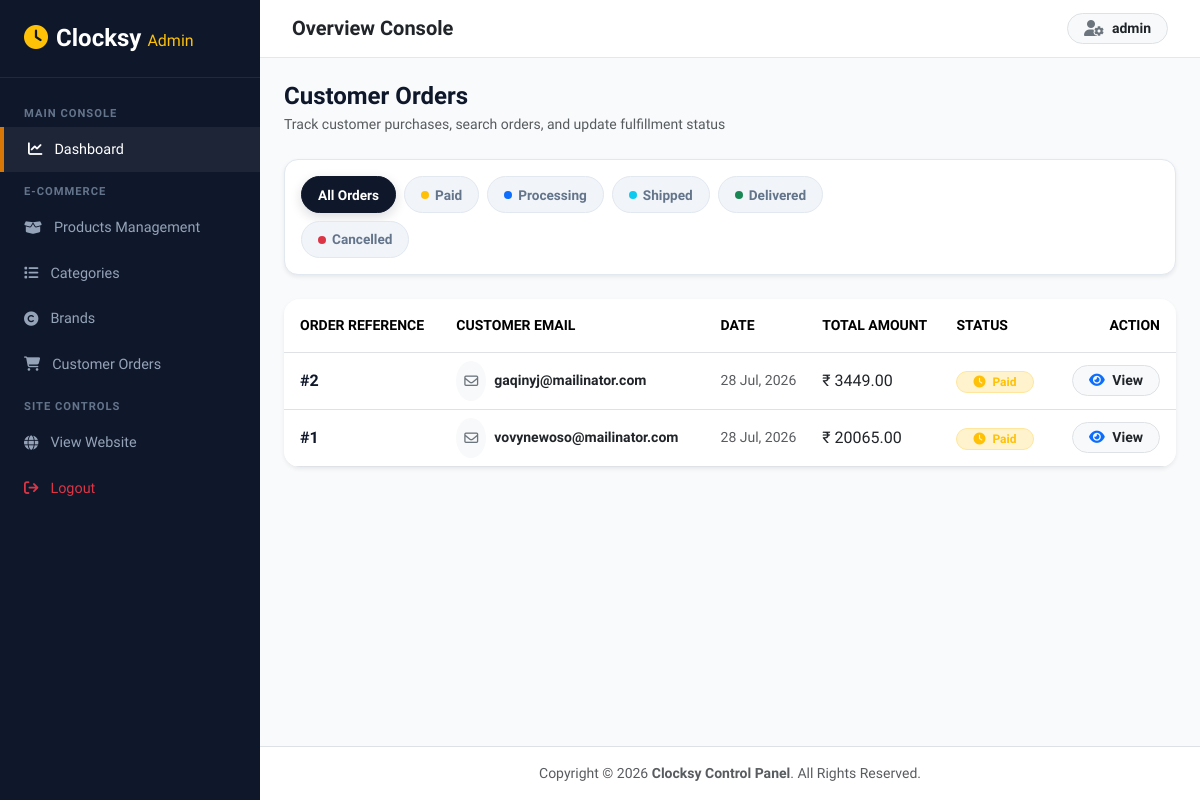
Before: /custom-admin/orders/ (signed in) with the older database file.
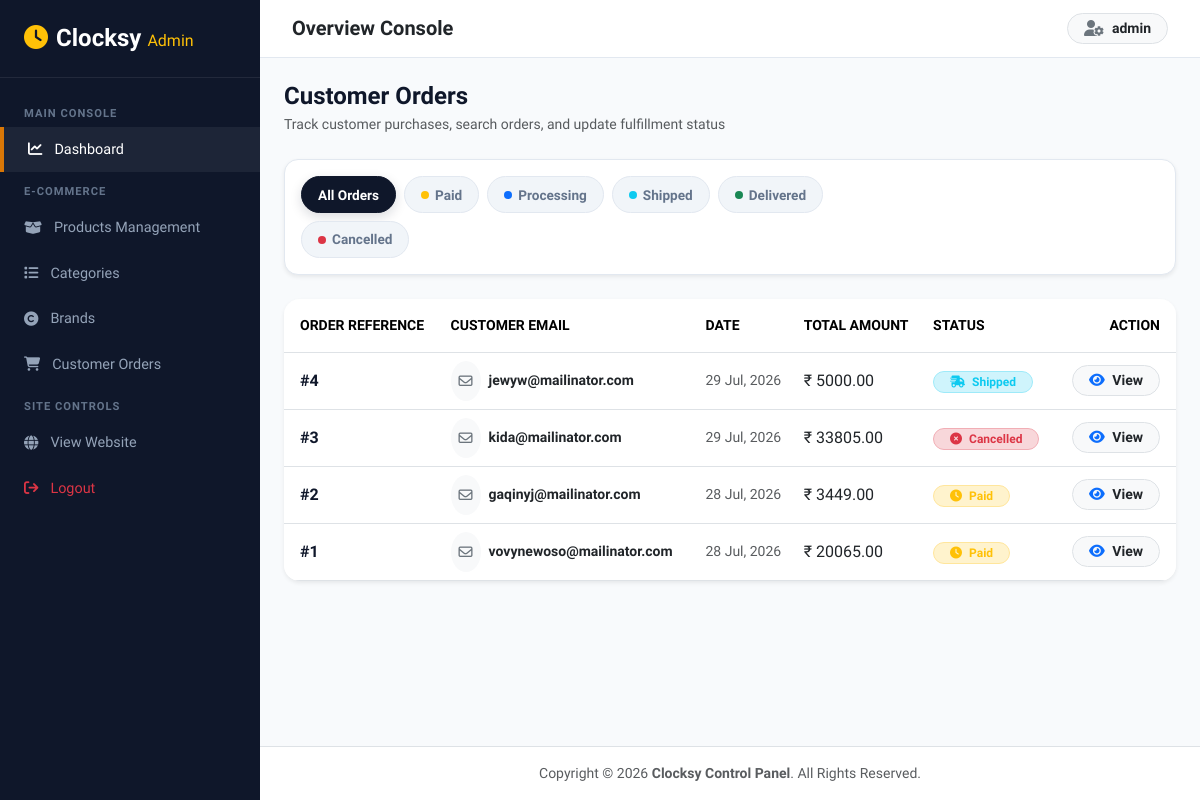
After: the same page with the newer database file.
### clock_app/models.py (models this page shows, shortened)
class Order(models.Model):
    STATUS = (
        ('Pending', 'Pending'),
        ('Paid', 'Paid'),
        ('Cancelled', 'Cancelled'),
    )
    user = models.ForeignKey(User, on_delete=models.CASCADE)
    name = models.CharField(max_length=100, blank=True, null=True)
    email = models.EmailField(blank=True, null=True)
    phone = models.CharField(max_length=15)
    address = models.TextField()
    total_amount = models.DecimalField(max_digits=10, decimal_places=2)
    razorpay_order_id = models.CharField(max_length=200, blank=True, null=True)
    razorpay_payment_id = models.CharField(max_length=200, blank=True, null=True)
    status = models.CharField(
        max_length=20,
        choices=STATUS,
        default='Pending'
    )
    created_at = models.DateTimeField(auto_now_add=True)

### clock_app/views.py (the view)
# urls.py: path('custom-admin/orders/', views.admin_order_list, name='admin_order_list'),
@staff_member_required(login_url='/custom-admin/login/')
def admin_order_list(request):
    status_filter = request.GET.get('status')
    if status_filter:
        orders = Order.objects.filter(status=status_filter).order_by('-id')
    else:
        orders = Order.objects.all().order_by('-id')
    context = {
        'orders': orders,
        'current_status': status_filter
    }
    return render(request, 'admin_panel/order_list.html', context)

### templates/admin_panel/order_list.html (shortened to what the changed rows need)
{% extends 'admin_panel/admin_layout.html' %}
{% load static %}
{% block admin_content %}
<div class="card border-0 shadow-sm rounded-4 overflow-hidden bg-white">
    <div class="table-responsive">
        <table class="table align-middle mb-0 orders-table">
            <thead class="bg-light text-muted small text-uppercase">
                <tr>
                    <th class="ps-3 py-3">Order Reference</th>
                    <th class="py-3">Customer Email</th>
                    <th class="py-3">Date</th>
                    <th class="py-3">Total Amount</th>
                    <th class="py-3">Status</th>
                    <th class="pe-3 py-3 text-end">Action</th>
                </tr>
            </thead>
            <tbody>
                {% if orders %}
                    {% for order in orders %}
                    <tr>
                        <td class="ps-3 fw-bold" style="color: #0f172a;">
                            #{{ order.id }}
                        </td>
                        <td>
                            <div class="d-flex align-items-center gap-2">
                                <div class="bg-light rounded-circle p-2 text-secondary d-none d-sm-block">
                                    <i class="fa-regular fa-envelope small"></i>
                                </div>
                                <span class="fw-semibold text-dark small">{{ order.email|default:"N/A" }}</span>
                            </div>
                        </td>
                        <td class="small text-muted">
                            {{ order.created_at|date:"d M, Y"|default:"Recent" }}
                        </td>
                        <td class="fw-extrabold text-dark fs-6">
                            ₹ {{ order.total_amount }}
                        </td>
                        <td>
                            {% if order.status == 'Delivered' %}
                                <span class="badge bg-success-subtle text-success border border-success-subtle fw-bold px-3 py-1 rounded-pill">
                                    <i class="fa-solid fa-circle-check me-1"></i> Delivered
                                </span>
                            {% elif order.status == 'Shipped' %}
                                <span class="badge bg-info-subtle text-info border border-info-subtle fw-bold px-3 py-1 rounded-pill">
                                    <i class="fa-solid fa-truck-fast me-1"></i> Shipped
                                </span>
                            {% elif order.status == 'Processing' %}
                                <span class="badge bg-primary-subtle text-primary border border-primary-subtle fw-bold px-3 py-1 rounded-pill">
                                    <i class="fa-solid fa-gear me-1"></i> Processing
                                </span>
                            {% elif order.status == 'Cancelled' %}
                                <span class="badge bg-danger-subtle text-danger border border-danger-subtle fw-bold px-3 py-1 rounded-pill">
                                    <i class="fa-solid fa-circle-xmark me-1"></i> Cancelled
                                </span>
                            {% else %}
                                <span class="badge bg-warning-subtle text-warning border border-warning-subtle fw-bold px-3 py-1 rounded-pill">
                                    <i class="fa-solid fa-clock me-1"></i> {{ order.status|default:"Paid" }}
                                </span>
                            {% endif %}
                        </td>
                        <td class="pe-3 text-end">
                            <a href="{% url 'admin_order_detail' order.id %}" class="btn btn-sm btn-light border rounded-pill px-3 fw-semibold text-dark" title="View Order Details">
                                <i class="fa-solid fa-eye me-1 text-primary"></i> View
                            </a>
                        </td>
                    </tr>
                    {% endfor %}
                {% endif %}
            </tbody>
        </table>
    </div>
</div>
{% endblock %}

Changed rows visible on the page:
added Order: id "4", email "jewyw@mailinator.com", created_at "29 Jul, 2026", total_amount "5000.00", status "Shipped" (drawn)
added Order: id "3", email "kida@mailinator.com", created_at "29 Jul, 2026", total_amount "33805.00", status "Cancelled" (drawn)
